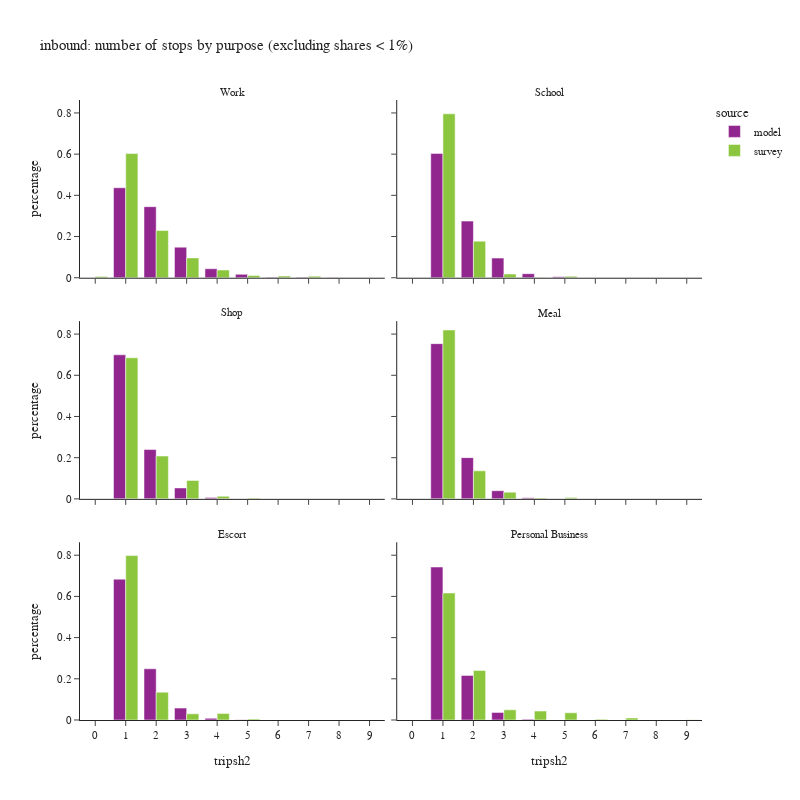

Notebook code for this chart:
### Code cell
df_plot = df_tour.groupby(['tripsh2','pdpurp_label','source'])['toexpfac'].sum().reset_index()
df_plot['percentage'] = df_plot.groupby(['pdpurp_label','source'], group_keys=False)['toexpfac']. \
    apply(lambda x: x / float(x.sum()))
df_plot2 = df_plot.loc[df_plot['percentage'] > 0.001]

fig = px.bar(df_plot2.sort_values(['source','pdpurp_label']),
             x="tripsh2", y="percentage", color="source",barmode="group",
             facet_col='pdpurp_label', facet_col_wrap=2,
             hover_data=['toexpfac'],
             title="inbound: number of stops by purpose (excluding shares < 1%)")
fig.update_layout(height=800, width=800)
fig.for_each_annotation(lambda a: a.update(text = a.text.split("=")[-1]))
fig.for_each_xaxis(lambda a: a.update(dict(dtick = 1, categoryorder='category ascending')))
fig.show()

### Figure 1 — Plotly figure (JSON) as saved in the notebook; plotly's stock layout.template omitted (floating-point values rounded to 4 significant figures)
{"data": [{"alignmentgroup": "True", "customdata": [[703100.0], [555400.0], [238800.0], [70430.0], [26470.0], [4003.0], [3018.0], [2220.0]], "hovertemplate": "source=model<br>pdpurp_label=Work<br>tripsh2=%{x}<br>percentage=%{y}<br>toexpfac=%{customdata[0]}<extra></extra>", "legendgroup": "model", "marker": {"color": "#91268F", "pattern": {"shape": ""}}, "name": "model", "offsetgroup": "model", "orientation": "v", "showlegend": true, "textposition": "auto", "type": "bar", "x": [1, 2, 3, 4, 5, 6, 7, 8], "xaxis": "x5", "y": [0.4368, 0.345, 0.1484, 0.04376, 0.01644, 0.002487, 0.001875, 0.001379], "yaxis": "y5"}, {"alignmentgroup": "True", "customdata": [[364900.0], [166200.0], [57680.0], [11890.0], [2812.0]], "hovertemplate": "source=model<br>pdpurp_label=School<br>tripsh2=%{x}<br>percentage=%{y}<br>toexpfac=%{customdata[0]}<extra></extra>", "legendgroup": "model", "marker": {"color": "#91268F", "pattern": {"shape": ""}}, "name": "model", "offsetgroup": "model", "orientation": "v", "showlegend": false, "textposition": "auto", "type": "bar", "x": [1, 2, 3, 4, 5], "xaxis": "x6", "y": [0.6037, 0.2749, 0.09543, 0.01967, 0.004652], "yaxis": "y6"}, {"alignmentgroup": "True", "customdata": [[511100.0], [175000.0], [38670.0], [5135.0], [764.0]], "hovertemplate": "source=model<br>pdpurp_label=Shop<br>tripsh2=%{x}<br>percentage=%{y}<br>toexpfac=%{customdata[0]}<extra></extra>", "legendgroup": "model", "marker": {"color": "#91268F", "pattern": {"shape": ""}}, "name": "model", "offsetgroup": "model", "orientation": "v", "showlegend": false, "textposition": "auto", "type": "bar", "x": [1, 2, 3, 4, 5], "xaxis": "x3", "y": [0.6994, 0.2395, 0.05291, 0.007026, 0.001045], "yaxis": "y3"}, {"alignmentgroup": "True", "customdata": [[288700.0], [76670.0], [15160.0], [2110.0]], "hovertemplate": "source=model<br>pdpurp_label=Meal<br>tripsh2=%{x}<br>percentage=%{y}<br>toexpfac=%{customdata[0]}<extra></extra>", "legendgroup": "model", "marker": {"color": "#91268F", "pattern": {"shape": ""}}, "name": "model", "offsetgroup": "model", "orientation": "v", "showlegend": false, "textposition": "auto", "type": "bar", "x": [1, 2, 3, 4], "xaxis": "x4", "y": [0.7537, 0.2002, 0.0396, 0.005509], "yaxis": "y4"}, {"alignmentgroup": "True", "customdata": [[428900.0], [156000.0], [36180.0], [5228.0], [829.0]], "hovertemplate": "source=model<br>pdpurp_label=Escort<br>tripsh2=%{x}<br>percentage=%{y}<br>toexpfac=%{customdata[0]}<extra></extra>", "legendgroup": "model", "marker": {"color": "#91268F", "pattern": {"shape": ""}}, "name": "model", "offsetgroup": "model", "orientation": "v", "showlegend": false, "textposition": "auto", "type": "bar", "x": [1, 2, 3, 4, 5], "xaxis": "x", "y": [0.6837, 0.2486, 0.05768, 0.008335, 0.001322], "yaxis": "y"}, {"alignmentgroup": "True", "customdata": [[294100.0], [85780.0], [14560.0], [1354.0]], "hovertemplate": "source=model<br>pdpurp_label=Personal Business<br>tripsh2=%{x}<br>percentage=%{y}<br>toexpfac=%{customdata[0]}<extra></extra>", "legendgroup": "model", "marker": {"color": "#91268F", "pattern": {"shape": ""}}, "name": "model", "offsetgroup": "model", "orientation": "v", "showlegend": false, "textposition": "auto", "type": "bar", "x": [1, 2, 3, 4], "xaxis": "x2", "y": [0.7428, 0.2166, 0.03676, 0.003419], "yaxis": "y2"}, {"alignmentgroup": "True", "customdata": [[8964.0], [837500.0], [318900.0], [133900.0], [51890.0], [15200.0], [11250.0], [10700.0]], "hovertemplate": "source=survey<br>pdpurp_label=Work<br>tripsh2=%{x}<br>percentage=%{y}<br>toexpfac=%{customdata[0]}<extra></extra>", "legendgroup": "survey", "marker": {"color": "#8CC63E", "pattern": {"shape": ""}}, "name": "survey", "offsetgroup": "survey", "orientation": "v", "showlegend": true, "textposition": "auto", "type": "bar", "x": [0, 1, 2, 3, 4, 5, 6, 7], "xaxis": "x5", "y": [0.006453, 0.6029, 0.2295, 0.09641, 0.03735, 0.01094, 0.008097, 0.007701], "yaxis": "y5"}, {"alignmentgroup": "True", "customdata": [[389300.0], [86870.0], [8943.0], [511.1], [3527.0]], "hovertemplate": "source=survey<br>pdpurp_label=School<br>tripsh2=%{x}<br>percentage=%{y}<br>toexpfac=%{customdata[0]}<extra></extra>", "legendgroup": "survey", "marker": {"color": "#8CC63E", "pattern": {"shape": ""}}, "name": "survey", "offsetgroup": "survey", "orientation": "v", "showlegend": false, "textposition": "auto", "type": "bar", "x": [1, 2, 3, 4, 5], "xaxis": "x6", "y": [0.7959, 0.1776, 0.01828, 0.001045, 0.007211], "yaxis": "y6"}, {"alignmentgroup": "True", "customdata": [[447100.0], [135800.0], [58480.0], [8263.0], [2524.0]], "hovertemplate": "source=survey<br>pdpurp_label=Shop<br>tripsh2=%{x}<br>percentage=%{y}<br>toexpfac=%{customdata[0]}<extra></extra>", "legendgroup": "survey", "marker": {"color": "#8CC63E", "pattern": {"shape": ""}}, "name": "survey", "offsetgroup": "survey", "orientation": "v", "showlegend": false, "textposition": "auto", "type": "bar", "x": [1, 2, 3, 4, 5], "xaxis": "x3", "y": [0.6848, 0.208, 0.08957, 0.01266, 0.003866], "yaxis": "y3"}, {"alignmentgroup": "True", "customdata": [[287800.0], [47770.0], [11440.0], [1657.0], [2424.0]], "hovertemplate": "source=survey<br>pdpurp_label=Meal<br>tripsh2=%{x}<br>percentage=%{y}<br>toexpfac=%{customdata[0]}<extra></extra>", "legendgroup": "survey", "marker": {"color": "#8CC63E", "pattern": {"shape": ""}}, "name": "survey", "offsetgroup": "survey", "orientation": "v", "showlegend": false, "textposition": "auto", "type": "bar", "x": [1, 2, 3, 4, 5], "xaxis": "x4", "y": [0.8198, 0.1361, 0.03257, 0.00472, 0.006904], "yaxis": "y4"}, {"alignmentgroup": "True", "customdata": [[435000.0], [73590.0], [16310.0], [17410.0], [2583.0]], "hovertemplate": "source=survey<br>pdpurp_label=Escort<br>tripsh2=%{x}<br>percentage=%{y}<br>toexpfac=%{customdata[0]}<extra></extra>", "legendgroup": "survey", "marker": {"color": "#8CC63E", "pattern": {"shape": ""}}, "name": "survey", "offsetgroup": "survey", "orientation": "v", "showlegend": false, "textposition": "auto", "type": "bar", "x": [1, 2, 3, 4, 5], "xaxis": "x", "y": [0.7983, 0.135, 0.02994, 0.03195, 0.004741], "yaxis": "y"}, {"alignmentgroup": "True", "customdata": [[213400.0], [83210.0], [17030.0], [15010.0], [12140.0], [1243.0], [3499.0], [519.0]], "hovertemplate": "source=survey<br>pdpurp_label=Personal Business<br>tripsh2=%{x}<br>percentage=%{y}<br>toexpfac=%{customdata[0]}<extra></extra>", "legendgroup": "survey", "marker": {"color": "#8CC63E", "pattern": {"shape": ""}}, "name": "survey", "offsetgroup": "survey", "orientation": "v", "showlegend": false, "textposition": "auto", "type": "bar", "x": [1, 2, 3, 4, 5, 6, 7, 9], "xaxis": "x2", "y": [0.6167, 0.2404, 0.04922, 0.04337, 0.03507, 0.003591, 0.01011, 0.0015], "yaxis": "y2"}], "layout": {"annotations": [{"font": {}, "showarrow": false, "text": "Escort", "x": 0.245, "xanchor": "center", "xref": "paper", "y": 0.2867, "yanchor": "bottom", "yref": "paper"}, {"font": {}, "showarrow": false, "text": "Personal Business", "x": 0.755, "xanchor": "center", "xref": "paper", "y": 0.2867, "yanchor": "bottom", "yref": "paper"}, {"font": {}, "showarrow": false, "text": "Shop", "x": 0.245, "xanchor": "center", "xref": "paper", "y": 0.6433, "yanchor": "bottom", "yref": "paper"}, {"font": {}, "showarrow": false, "text": "Meal", "x": 0.755, "xanchor": "center", "xref": "paper", "y": 0.6433, "yanchor": "bottom", "yref": "paper"}, {"font": {}, "showarrow": false, "text": "Work", "x": 0.245, "xanchor": "center", "xref": "paper", "y": 1.0, "yanchor": "bottom", "yref": "paper"}, {"font": {}, "showarrow": false, "text": "School", "x": 0.755, "xanchor": "center", "xref": "paper", "y": 1.0, "yanchor": "bottom", "yref": "paper"}], "barmode": "group", "height": 800, "legend": {"title": {"text": "source"}, "tracegroupgap": 0}, "title": {"text": "inbound: number of stops by purpose (excluding shares < 1%)"}, "width": 800, "xaxis": {"anchor": "y", "categoryorder": "category ascending", "domain": [0.0, 0.49], "dtick": 1, "title": {"text": "tripsh2"}}, "xaxis2": {"anchor": "y2", "categoryorder": "category ascending", "domain": [0.51, 1.0], "dtick": 1, "matches": "x", "title": {"text": "tripsh2"}}, "xaxis3": {"anchor": "y3", "categoryorder": "category ascending", "domain": [0.0, 0.49], "dtick": 1, "matches": "x", "showticklabels": false}, "xaxis4": {"anchor": "y4", "categoryorder": "category ascending", "domain": [0.51, 1.0], "dtick": 1, "matches": "x", "showticklabels": false}, "xaxis5": {"anchor": "y5", "categoryorder": "category ascending", "domain": [0.0, 0.49], "dtick": 1, "matches": "x", "showticklabels": false}, "xaxis6": {"anchor": "y6", "categoryorder": "category ascending", "domain": [0.51, 1.0], "dtick": 1, "matches": "x", "showticklabels": false}, "yaxis": {"anchor": "x", "domain": [0.0, 0.2867], "title": {"text": "percentage"}}, "yaxis2": {"anchor": "x2", "domain": [0.0, 0.2867], "matches": "y", "showticklabels": false}, "yaxis3": {"anchor": "x3", "domain": [0.3567, 0.6433], "matches": "y", "title": {"text": "percentage"}}, "yaxis4": {"anchor": "x4", "domain": [0.3567, 0.6433], "matches": "y", "showticklabels": false}, "yaxis5": {"anchor": "x5", "domain": [0.7133, 1.0], "matches": "y", "title": {"text": "percentage"}}, "yaxis6": {"anchor": "x6", "domain": [0.7133, 1.0], "matches": "y", "showticklabels": false}}}
